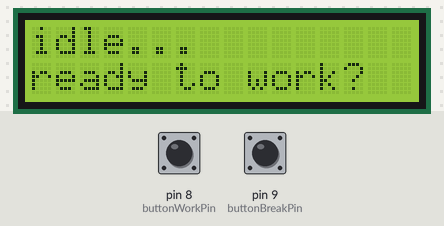
The sketch below on a simulated Arduino Uno, built with avr-gcc and run on an emulated ATmega328P. Shown: 16×2 character LCD. The test bench sets the inputs (shaded band); at power-on: pin 8 (buttonWorkPin) LOW, pin 9 (buttonBreakPin) LOW. What the sketch prints to the serial monitor is not drawn.

Above: at 1.2 s.
1.3 s: pin 8 (buttonWorkPin) pulled HIGH for 0.15 s
At 3.3 s:
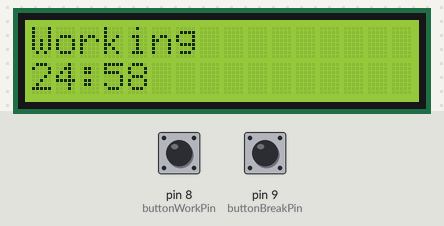
4.4 s: pin 9 (buttonBreakPin) pulled HIGH for 3.2 s
At 9.2 s:
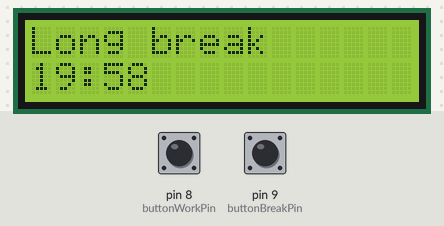
10.6 s: pin 9 (buttonBreakPin) pulled HIGH for 0.15 s
At 12.3 s:
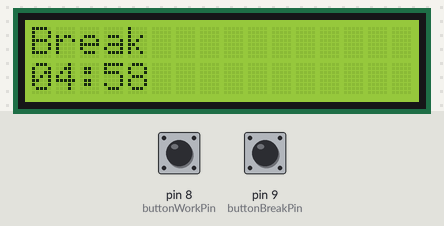
13.7 s: pin 8 (buttonWorkPin) pulled HIGH for 1 s
At 15.7 s:
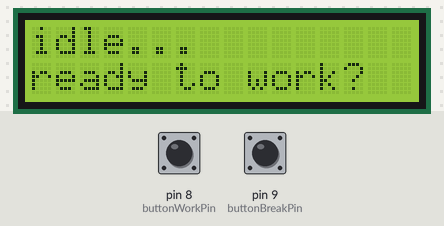
16.3 s: pin 8 (buttonWorkPin) pulled HIGH for 0.15 s
At 19.2 s:
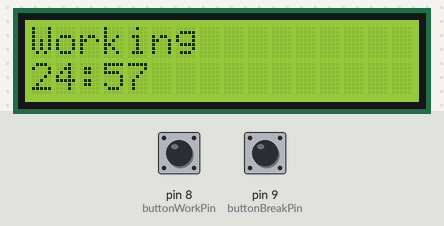
19.4 s: pin 8 (buttonWorkPin) pulled HIGH for 3.2 s
At 23.1 s:
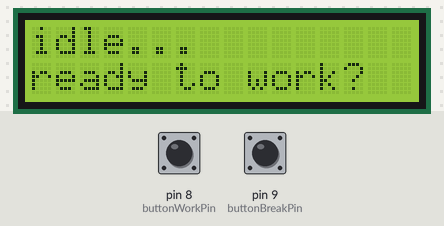
Timing chart, 0 to 24.6 s (numbered marks = the images above; inputs shaded):
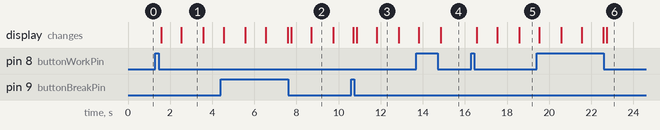

The sketch:

ArduinoPomodoro.ino
```cpp
#include <LiquidCrystal.h>
#include <stdio.h>
#include "button.h"

LiquidCrystal lcd(12, 11, 5, 4, 3, 2);
long counterTime = 60 * 60 * 1000L;
long startTime =0;
int buttonWorkPin = 8;
int buttonBreakPin = 9;

#define STATUS_STOP 1
#define STATUS_WORK 2
#define STATUS_BREAK 3
#define STATUS_LONG_BREAK 4

int currentStatus = STATUS_STOP;

Button workButton;
Button breakButton;

void setup() {
  pinMode(buttonWorkPin, INPUT);
  pinMode(buttonBreakPin, INPUT);

  workButton.buttonId = 543;
  workButton.buttonState = BUTTON_OFF;
  workButton.pin = buttonWorkPin;
  workButton.transientState = BUTTON_OFF;
  workButton.previousState = BUTTON_OFF;

  breakButton.buttonState = BUTTON_OFF;
  breakButton.pin = buttonBreakPin;
  breakButton.transientState = BUTTON_OFF;
  breakButton.previousState = BUTTON_OFF;


  Serial.begin(9600);
  lcd.begin(16, 2);
}

int currentMillis = 0;

void startCounting(int countType) {
  currentStatus = countType;
  switch(currentStatus) {
  case STATUS_WORK:
    counterTime = 25 * 60 * 1000L;
    break;
  case STATUS_BREAK:
    counterTime = 5 * 60 * 1000L;
    break;
  case STATUS_LONG_BREAK:
    counterTime = 20 * 60 * 1000L;
    break;
  }
  startTime = millis();
}

void printHeaderLine() {
  switch(currentStatus) {
  case STATUS_STOP:
    lcd.print("idle...");
    lcd.setCursor(0,1);
    lcd.print("ready to work?");
    return;
  case STATUS_WORK:
    lcd.print("Working");
    break;
  case STATUS_BREAK:
    lcd.print("Break");
    break;
  case STATUS_LONG_BREAK:
    lcd.print("Long break");
    break;
  }
}

void printTime() {
  lcd.clear();

  long timeFromStart = millis() - startTime;
  long remaining = counterTime - timeFromStart;

  printHeaderLine();
  if(currentStatus == STATUS_STOP)
    return;

  //lcd.print(remaining);
  lcd.setCursor(0,1);

  int remainingSeconds = abs(remaining) / 1000;
  if(remaining < 0 )
  {
    lcd.print("-");
  }

  int minutes = remainingSeconds / 60;
  int seconds = remainingSeconds - minutes * 60;

  char lineBuffer[16];
  sprintf(lineBuffer,"%02d:%02d", minutes, seconds);
  lcd.write(lineBuffer);
}

int updateButtonState(Button *button)
{
  button->previousState = button->buttonState;
  int state = digitalRead(button->pin);
  delay(10);
  if(state == digitalRead(button->pin))
  {
    button->buttonState = state;
  }
  /*
  Serial.print("Button after ");
  Serial.print(button->buttonId);
  Serial.print(" ");
  Serial.print(button->previousState);
  Serial.print(" ");
  Serial.println(button->buttonState);
  */

  if ( button->previousState == BUTTON_OFF  && button->buttonState == BUTTON_ON )
  {
    button->onTime = millis();
  }
  else if ((button->previousState == BUTTON_ON) && (button->buttonState == BUTTON_OFF))
  {
    int onTime = millis() - button->onTime;
    if( onTime > 1000) {
      return PRESS_LONG;
    }
    else {
      return PRESS_SHORT;
    }
  }
  return PRESS_OFF;
}


void loop() {

  // updateTime();
  printTime();


  switch(updateButtonState(&workButton))
  {
    case PRESS_LONG:
      currentStatus = STATUS_STOP;
      Serial.println("trigger long work");
      break;
    case PRESS_SHORT:
      startCounting(STATUS_WORK);
      Serial.println("trigger short work");
      break;
    case PRESS_OFF:
      //Serial.println("trigger nothing");
      break;
  }

  switch(updateButtonState(&breakButton))
  {
    case PRESS_LONG:
      startCounting(STATUS_LONG_BREAK);
      Serial.println("trigger long work");
      break;
    case PRESS_SHORT:
      startCounting(STATUS_BREAK);
      Serial.println("trigger short work");
      break;
    case PRESS_OFF:
      //Serial.println("trigger nothing");
      break;
  }

  /*
  Serial.print("Button ---- ");
  Serial.print(workButton.buttonId);
  Serial.print(" ");
  Serial.print(workButton.previousState);
  Serial.print(" ");
  Serial.println(workButton.buttonState);
  */
  //if(workButton.buttonState == BUTTON_ON && workButton.previousState == BUTTON_OFF)
  //{

  //}

/*
  updateButtonState(&breakButton);
  if(breakButton.buttonState == 1 && breakButton.previousState == 0)
  {
    startCounting(STATUS_BREAK);
  }
  */
  delay(50);

  /*
  Serial.print(digitalRead(buttonWorkPin));
   Serial.write(" ");
   Serial.print(digitalRead(buttonBreakPin));
   Serial.write(" status");
   Serial.print(currentStatus);
   Serial.println();
   */
}
```

Button.h
```cpp
#define BUTTON_ON 1
#define BUTTON_OFF 0

#define PRESS_LONG 2
#define PRESS_SHORT 1
#define PRESS_OFF 0


typedef struct  {
  int transientState;
  int buttonState;
  int previousState;
  int onTime;
  int pin;
  int buttonId;
} Button;
```

Measured:
- after the input at 1.3 s, the display: first changes after 0.27 s (image 1 shows a later state)
- after the input at 4.4 s, the display: first differs from a run without the input after 3.3 s (image 2 shows a later state)
- after the input at 10.6 s, the display: first differs from a run without the input after 0.27 s (image 3 shows a later state)
- after the input at 13.7 s, the display: first differs from a run without the input after 1.1 s (image 4)
- after the input at 16.3 s, the display: first changes after 0.27 s (image 5 shows a later state)
- after the input at 19.4 s, the display: first differs from a run without the input after 3.3 s (image 6)
- what the display in image 1 shows lasts 1.1 s, from 2.5 s to 3.6 s
